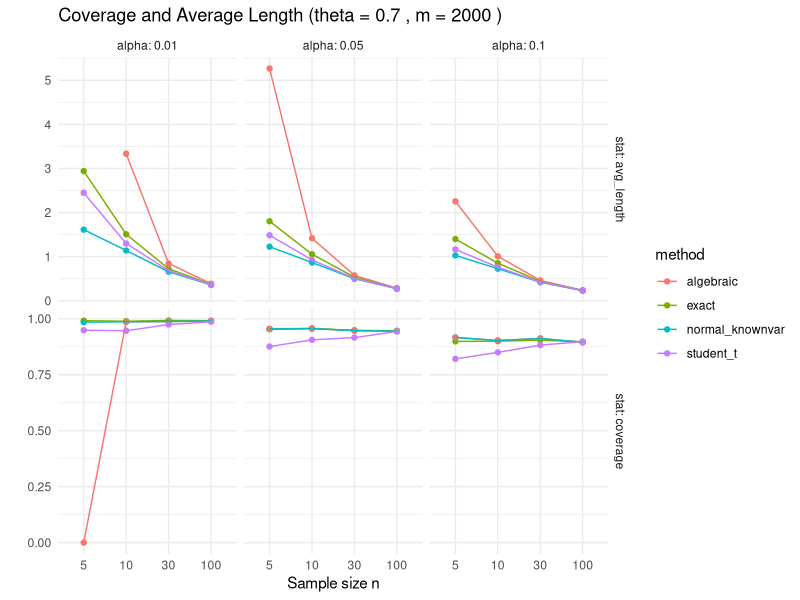
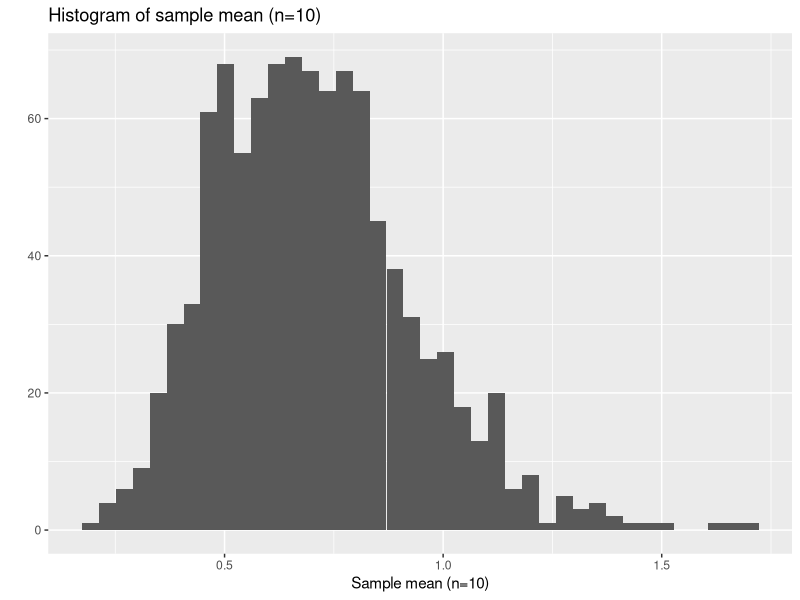
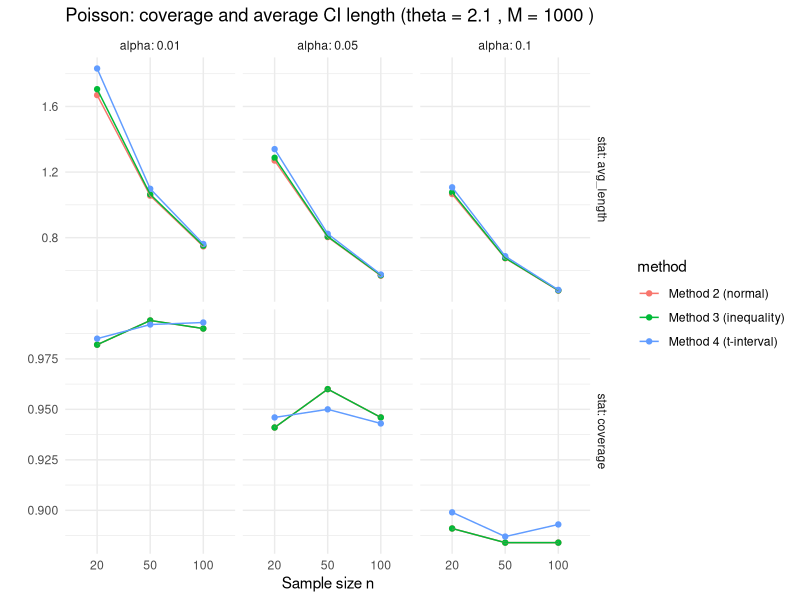

R code for these plots, in order:
## ---- chunk 1
# === USER: set your team id here (two-digit ordinal number from R random selection)
team_id <- 7  # <-- replace 7 with your team id
set.seed(team_id)

# true parameter
theta <- team_id/10

# packages
library(ggplot2)
library(dplyr)
library(tidyr)
options(scipen=10)
library(rmarkdown)
## ---- chunk 2
# Helper: compute CI for one sample (x: numeric vector)
ci_methods <- function(x, alpha, theta_true=NULL){
	n <- length(x)
	xbar <- mean(x)
	s <- sd(x)
	z <- qnorm(1 - alpha/2)
	results <- list()

	# Method 1: exact via chi-square
	# 2 * (1/theta) * n * xbar ~ chi-square_{2n}  => invert to get theta
	# equivalently: 2 n xbar / theta ~ chi2_{2n}
	df <- 2*n
	L <- qchisq(alpha/2, df = df)
	U <- qchisq(1 - alpha/2, df = df)
	ci1 <- c(2*n*xbar / U, 2*n*xbar / L)
	results$exact <- ci1

	# Method 2: normal approx with known variance (uses true theta)
	if(is.null(theta_true)){
		ci2 <- c(NA, NA)
	} else {
		se_known <- theta_true / sqrt(n)
		ci2 <- c(xbar - z * se_known, xbar + z * se_known)
	}
	results$normal_knownvar <- ci2

	# Method 3: solve inequality |theta - xbar| <= z theta / sqrt(n)
	denom1 <- 1 + z / sqrt(n)
	denom2 <- 1 - z / sqrt(n)
	if(denom2 <= 0){
		ci3 <- c(NA, NA)
	} else {
		ci3 <- c(xbar / denom1, xbar / denom2)
	}
	results$algebraic <- ci3

	# Method 4: Student t using sample sd
	tval <- qt(1 - alpha/2, df = n - 1)
	se_sample <- s / sqrt(n)
	ci4 <- c(xbar - tval * se_sample, xbar + tval * se_sample)
	results$student_t <- ci4

	return(results)
}

# Single-run demonstration
demo_sample <- rexp(10, rate = 1/theta)
ci_methods(demo_sample, alpha = 0.05, theta_true = theta)
## ---- chunk 3
run_simulation <- function(n, m = 2000, alphas = c(0.1, 0.05, 0.01), theta = theta){
	out <- list()
	for(alpha in alphas){
		cover_counts <- matrix(0, nrow = m, ncol = 4)
		lengths <- matrix(NA, nrow = m, ncol = 4)
		colnames(cover_counts) <- colnames(lengths) <- c('exact','normal_knownvar','algebraic','student_t')

		for(i in seq_len(m)){
			x <- rexp(n, rate = 1/theta)
			cis <- ci_methods(x, alpha = alpha, theta_true = theta)
			for(j in seq_along(cis)){
				ci <- cis[[j]]
				if(any(is.na(ci))){
					cover_counts[i,j] <- 0
					lengths[i,j] <- NA
				} else {
					cover_counts[i,j] <- (ci[1] <= theta) && (theta <= ci[2])
					lengths[i,j] <- ci[2] - ci[1]
				}
			}
		}

		res <- tibble(
			method = c('exact','normal_knownvar','algebraic','student_t'),
			coverage = colMeans(cover_counts, na.rm = TRUE),
			avg_length = colMeans(lengths, na.rm = TRUE)
		)
		res$alpha <- alpha
		res$n <- n
		out[[as.character(alpha)]] <- res
	}
	do.call(rbind, out)
}

# Parameters: you can increase m for more precise estimates (costs more time)
n_values <- c(5, 10, 30, 100)
m <- 2000
alphas <- c(0.1, 0.05, 0.01)

sim_results <- do.call(rbind, lapply(n_values, function(nn) run_simulation(nn, m = m, alphas = alphas, theta = theta)))
sim_results <- as_tibble(sim_results)
sim_results
## ---- chunk 4
library(knitr)
kable(sim_results, digits = 4)
## ---- chunk 5
sim_long <- sim_results %>%
	pivot_longer(cols = c('coverage','avg_length'), names_to = 'stat', values_to = 'value')

ggplot(sim_long, aes(x = factor(n), y = value, color = method, group = method)) +
	geom_point() + geom_line(aes(group = interaction(method, alpha))) +
	facet_grid(stat ~ alpha, scales = 'free_y', labeller = label_both) +
	labs(x = 'Sample size n', y = '', title = paste('Coverage and Average Length (theta =', theta, ', m =', m, ')')) +
	theme_minimal()
## ---- chunk 6
set.seed(team_id)
X <- replicate(1000, mean(rexp(10, rate = 1/theta)))
qplot(X, bins = 40, xlab = 'Sample mean (n=10)', main = 'Histogram of sample mean (n=10)')
## ---- chunk 7
knitr::opts_chunk$set(echo = TRUE)
set.seed(21)
theta  <- 21 / 10
alphas <- c(0.01, 0.05, 0.1)
ns     <- c(20, 50, 100)    
M      <- 1000   
install.packages("tidyr")
## ---- chunk 8
poisson_results <- data.frame()
for (n in ns) {
  cat("Poisson distribution, n =", n, "\n")
  
  # generating matrix of random values for P
  x <- matrix(rpois(n * M, lambda = theta), nrow = n)

  sample_mean <- colMeans(x)
  sample_sd   <- apply(x, 2, sd)
  
  for (alpha in alphas) {
    z     <- qnorm(1 - alpha/2) #z-q. for the task 2 and 3
    # t-q for the 4th
    tcrit <- qt(1 - alpha/2, df = n - 1)
    
    ## Normal approximation with knwon Var = θ
    lower2P <- sample_mean - z * sqrt(theta / n)
    upper2P <- sample_mean + z * sqrt(theta / n)
    
    # Task (a)
    cover2P  <- mean(lower2P <= theta & theta <= upper2P)
    # Task (b)
    length2P <- upper2P - lower2P
    D <- z^2 * (4 * n * sample_mean + z^2)
    lower3P <- (2 * n * sample_mean + z^2 - sqrt(D)) / (2 * n)
    upper3P <- (2 * n * sample_mean + z^2 + sqrt(D)) / (2 * n)
    
    cover3P  <- mean(lower3P <= theta & theta <= upper3P)
    length3P <- upper3P - lower3P
    
    ## via using t
    lower4P <- sample_mean - tcrit * sample_sd / sqrt(n)
    upper4P <- sample_mean + tcrit * sample_sd / sqrt(n)
    
    cover4P  <- mean(lower4P <= theta & theta <= upper4P)
    length4P <- upper4P - lower4P
    
    ## Results:
    cat("alpha =", alpha, ", confidence level =", 1 - alpha, "\n")
    
    cat("  (Method 2) Normal (known Var = θ):\n")
    cat("      fraction containing θ =", round(cover2P, 3), "\n")
    cat("      mean CI length        =", round(mean(length2P), 3), "\n")
    
    cat("  (Method 3) Solved inequality:\n")
    cat("      fraction containing θ =", round(cover3P, 3), "\n")
    cat("      mean CI length        =", round(mean(length3P), 3), "\n")
    
    cat("  (Method 4) Student t-interval:\n")
    cat("      fraction containing θ =", round(cover4P, 3), "\n")
    cat("      mean CI length        =", round(mean(length4P), 3), "\n\n")
    poisson_results <- rbind(
      poisson_results,
      data.frame(
        n = n,
        alpha = alpha,
        method = "Method 2 (normal)",
        coverage = cover2P,
        avg_length = mean(length2P)
      ),
      data.frame(
        n = n,
        alpha = alpha,
        method = "Method 3 (inequality)",
        coverage = cover3P,
        avg_length = mean(length3P)
      ),
      data.frame(
        n = n,
        alpha = alpha,
        method = "Method 4 (t-interval)",
        coverage = cover4P,
        avg_length = mean(length4P)
      )
    )
  }
}
head(poisson_results)
## ---- chunk 9
library(ggplot2)
library(dplyr)
library(tidyr)

poisson_long <- poisson_results %>%
  mutate(alpha = factor(alpha)) %>%
  pivot_longer(cols = c("coverage", "avg_length"),
               names_to = "stat",
               values_to = "value")

ggplot(poisson_long, aes(x = factor(n), y = value, color = method)) +
  geom_point() +
  geom_line(aes(group = interaction(method, alpha))) +
  facet_grid(stat ~ alpha, scales = "free_y", labeller = label_both) +
  labs(
    x = "Sample size n",
    y = "",
    title = paste("Poisson: coverage and average CI length (theta =", theta, ", M =", M, ")")
  ) +
  theme_minimal()
